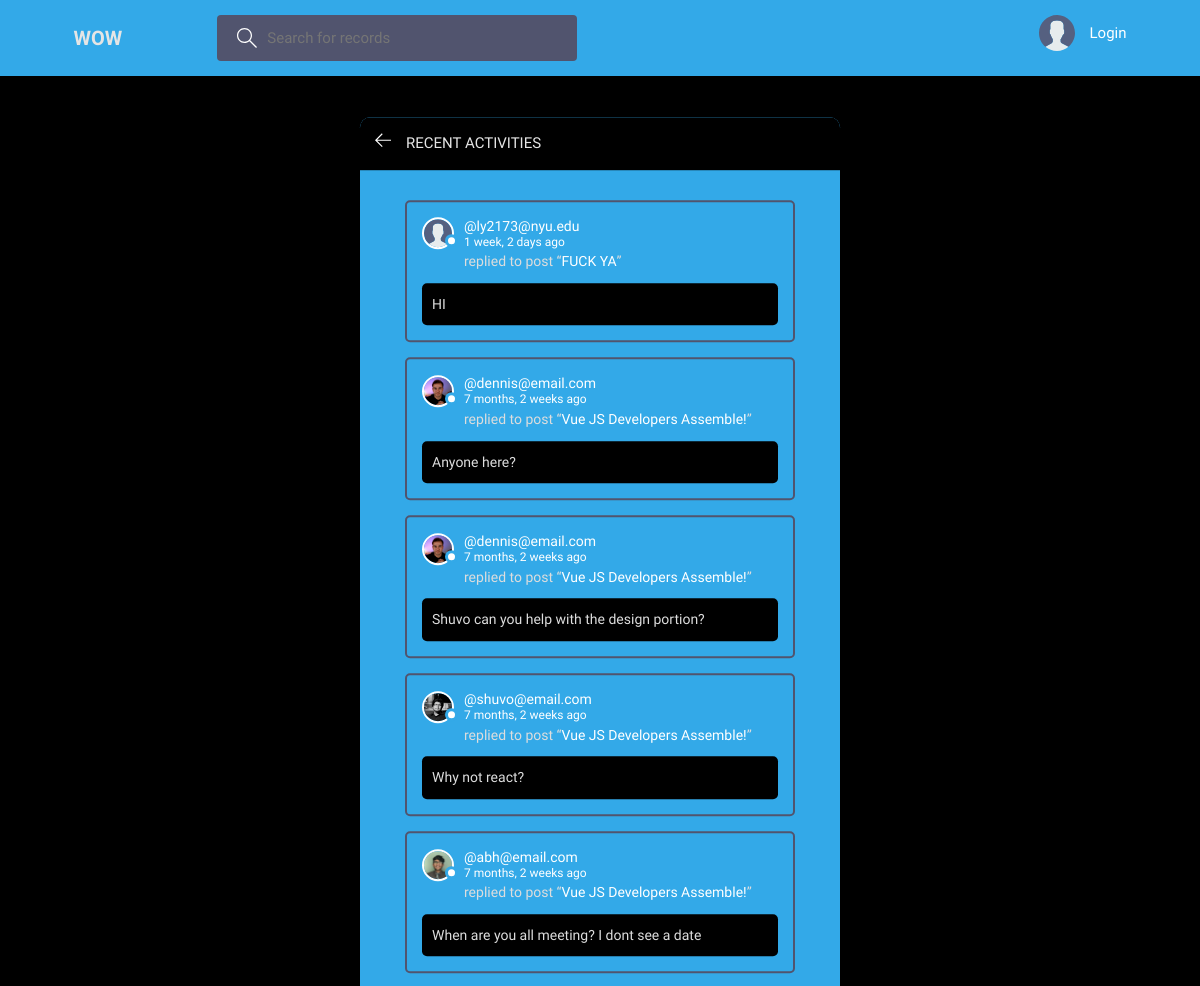
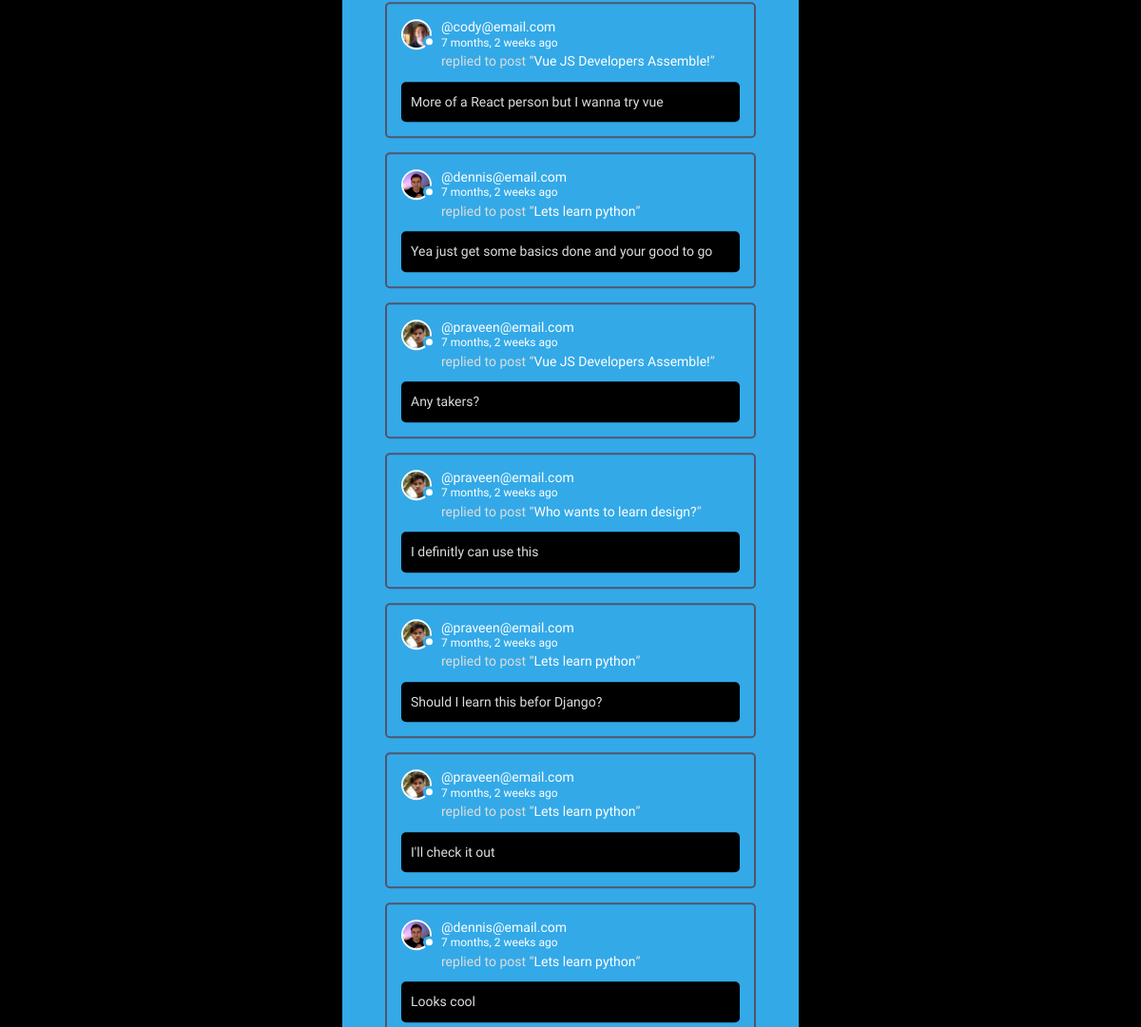
The page /activity/ on the database its author committed (2 pictures, top to bottom).
### base/models.py (models this page shows, shortened)
class Message(models.Model):
    user = models.ForeignKey(User, on_delete=models.CASCADE)
    room = models.ForeignKey(Room, on_delete=models.CASCADE)
    body = models.TextField()
    updated = models.DateTimeField(auto_now=True)
    created = models.DateTimeField(auto_now_add=True)
    class Meta:
        ordering = ['-updated', '-created']

class User(AbstractUser):
    name = models.CharField(max_length=200, null=True)
    email = models.EmailField(unique=True, null=True)
    bio = models.TextField(null=True)
    avatar = models.ImageField(null=True, default="avatar.svg")
    USERNAME_FIELD = 'email'
    REQUIRED_FIELDS = []

class Room(models.Model):
    host = models.ForeignKey(User, on_delete=models.SET_NULL, null=True)
    topic = models.ForeignKey(Topic, on_delete=models.SET_NULL, null=True)
    name = models.CharField(max_length=200)
    description = models.TextField(null=True, blank=True)
    participants = models.ManyToManyField(
        User, related_name='participants', blank=True)
    updated = models.DateTimeField(auto_now=True)
    created = models.DateTimeField(auto_now_add=True)
    class Meta:
        ordering = ['-updated', '-created']
    def __str__(self):
        return self.name

### base/views.py (the view)
# urls.py: path('activity/', views.activityPage, name="activity"),
def activityPage(request):
    room_messages = Message.objects.all()
    return render(request, 'base/activity.html', {'room_messages': room_messages})

### base/templates/base/activity.html (shortened to what this page needs)
{% extends 'main.html' %}
{% block content %}
<main class="layout">
  <div class="container">
    <div class="layout__box">
      <div class="layout__boxHeader">
        <div class="layout__boxTitle">
          <a href="{% url 'home' %}">
            <svg version="1.1" xmlns="http://www.w3.org/2000/svg" width="32" height="32" viewBox="0 0 32 32">
              <title>arrow-left</title>
              <path
                d="M13.723 2.286l-13.723 13.714 13.719 13.714 1.616-1.611-10.96-10.96h27.625v-2.286h-27.625l10.965-10.965-1.616-1.607z">
              </path>
              </path>
            </svg>
          </a>
          <h3>Recent Activities</h3>
        </div>
      </div>
      <div class="activities-page layout__body">
        {% for message in room_messages %}
        <div class="activities__box">
          <div class="activities__boxHeader roomListRoom__header">
            <a href="{% url 'user-profile' message.user.id %}" class="roomListRoom__author">
              <div class="avatar avatar--small">
                <img src="{{message.user.avatar.url}}" />
              </div>
              <p>
                @{{message.user}}
                <span>{{message.created|timesince}} ago</span>
              </p>
            </a>
          </div>
          <div class="activities__boxContent">
            <p>replied to post “<a href="{% url 'room' message.room.id %}">{{message.room}}</a>”</p>
            <div class="activities__boxRoomContent">
              {{message.body}}
            </div>
          </div>
        </div>
        {% endfor %}
      </div>
    </div>
  </div>
</main>
{% endblock content %}

### templates/main.html (shortened to what this page needs)
<!DOCTYPE html>
{% load static %}
<html lang="en">
<head>
    <link rel="stylesheet" href="{% static 'styles/style.css' %}" />
</head>
<body>
    {% include 'navbar.html' %}
    {% block content %}
    {% endblock %}
</body>
</html>

### templates/navbar.html (shortened to what this page needs)
{% load static %}
<header class="header header--loggedIn">
    <div class="container">
        <a href="{% url 'home' %}" class="header__logo">
            <h1>WOW</h1>
        </a>
        <form class="header__search" method="GET" action="{% url 'home' %}">
            <label>
                <input name="q" placeholder="Search for records" />
            </label>
        </form>
        <nav class="header__menu">
            {% if request.user.is_authenticated %}
            <div class="header__user">
                <a href="{% url 'update-user' %}">
                    <div class="avatar avatar--medium active">
                        <img src="{{request.user.avatar.url}}" />
                    </div>
                    <p>{{request.user.username}} <span>@{{request.user.username}}</span></p>
                </a>
                <button class="dropdown-button">
                    <svg version="1.1" xmlns="http://www.w3.org/2000/svg" width="32" height="32" viewBox="0 0 32 32">
                        <title>chevron-down</title>
                        <path d="M16 21l-13-13h-3l16 16 16-16h-3l-13 13z"></path>
                    </svg>
                </button>
            </div>
            {% else %}
            <a href="{% url 'login' %}">
                <img src="{% static 'images/avatar.svg' %}" />
                <p>Login</p>
            </a>
            {% endif %}
        </nav>
    </div>
</header>

### static/styles/style.css (style rules this page uses)
:root { --color-main: #ffffff; --color-main-light: #89a819; --color-dark: #33a9e8; --color-dark-medium: #51546e; --color-dark-light: #000000; --color-light: #e5e5e5; --color-gray: #ffffff; --color-light-gray: #dddddd; --color-bg: #000000; --color-success: #5dd693; --color-error: #ffffff; }
* { font-family:'Rammetto One', cursive; margin: 0; padding: 0; box-sizing: border-box; text-rendering: optimizeLegibility; font-size: inherit; }
html { font-size: 56.25%; }
@media only screen and (min-width: 1200px) { html { font-size: 62.5%; } }
body { line-height: 1.6; font-weight: 400; font-size: 1.5rem; color: var(--color-light-gray); background-color: var(--color-bg); min-height: 100vh; }
img { width: 100%; }
a { display: inline-block; color: var(--color-main); text-decoration: none; }
.container { max-width: 1000rem; width: 90%; line-height: 150%; margin: auto; }
.avatar { position: relative; display: inline-block; border-radius: 50%; border: 2px solid var(--color-main); }
.avatar img { display: block; border-radius: 50%; object-fit: cover; object-position: center; }
.avatar::after { content: ""; display: block; position: absolute; background-color: var(--color-gray); z-index: 111; border-radius: 50%; border: 0.3rem solid var(--color-dark); }
.avatar.avatar--small img { width: 2.8rem; height: 2.8rem; }
.avatar.avatar--small:after { width: 0.7rem; height: 0.7rem; bottom: 0px; right: -6px; }
.header { padding: 1.5rem; background-color: var(--color-dark); }
.header > .container { display: flex; gap: 9.5rem; }
.header__logo, .header__user { display: flex; gap: 2rem; align-items: center; }
.header__logo > h1 { font-weight: 700; font-size: 2rem; color: var(--color-light); }
.header__search > label { background-color: var(--color-dark-medium); padding: 1.3rem 1rem; display: flex; align-items: center; gap: 1rem; border-radius: 4px; }
.header__search svg { fill: var(--color-gray); width: 2rem; height: 2rem; margin-left: 1rem; }
.header__search input { width: 30rem; background: transparent; border: none; outline: none; color: var(--color-light); }
.header__menu { margin-left: auto; position: relative; }
.header__menu a { display: flex; gap: 1.5rem; align-items: center; font-weight: 500; text-decoration: none; color: var(--color-gray); }
.header__menu img { height: 3.6rem; }
.header__menu p { line-height: 1.2; }
.layout { margin-top: 2.4rem; }
.layout > .container { display: flex; justify-content: space-between; align-items: flex-start; }
.layout__box { width: 90%; max-width: 48rem; min-height: 40rem; position: absolute; top: 50%; left: 50%; transform: translate(-50%, -46%); background-color: var(--color-dark); border-radius: 1rem; box-shadow: 1px 1px 6px 3px rgba(0, 0, 0, 0.1); overflow: hidden; }
.layout__boxHeader { display: flex; padding: 1.5rem; background-color: var(--color-dark-light); }
.layout__boxTitle { display: flex; gap: 1.5rem; align-items: center; }
.layout__boxTitle h3 { text-transform: uppercase; font-weight: 500; color: var(--color-light); }
.layout__boxTitle svg { width: 1.6rem; height: 1.6rem; fill: var(--color-main); }
.layout__body { margin: 3rem; }
.roomListRoom__header { display: flex; justify-content: space-between; align-items: center; }
.roomListRoom__author { font-weight: 500; display: flex; align-items: center; gap: 1rem; }
.activities__box { margin: 1.5rem; padding: 1.5rem; border: 2px solid var(--color-dark-medium); border-radius: 5px; }
.activities__boxHeader p { font-size: 1.4rem; line-height: 1.3; }
.activities__boxHeader p span { color: var(--color-gray); font-size: 1.2rem; display: block; }
.activities__boxContent { margin-left: 4.2rem; }
.activities__boxContent { font-size: 1.4rem; }
.activities__boxRoomContent { background: var(--color-bg); padding: 1rem; border-radius: 5px; margin-top: 1rem; margin-left: -4.2rem; }

### rows shown on the page
Message: user.avatar (placeholder picture), user "ly2173@nyu.edu", created "1 week, 2 days", room "FUCK YA", body "HI"
Message: user.avatar (picture), user "dennis@email.com", created "7 months, 2 weeks", room "Vue JS Developers Assemble!", body "Anyone here?"
Message: user.avatar (picture), user "dennis@email.com", created "7 months, 2 weeks", room "Vue JS Developers Assemble!", body "Shuvo can you help with the design portion?"
Message: user.avatar (picture), user "shuvo@email.com", created "7 months, 2 weeks", room "Vue JS Developers Assemble!", body "Why not react?"
Message: user.avatar (picture), user "abh@email.com", created "7 months, 2 weeks", room "Vue JS Developers Assemble!", body "When are you all meeting? I dont see a date"
Message: user.avatar (picture), user "cody@email.com", created "7 months, 2 weeks", room "Vue JS Developers Assemble!", body "More of a React person but I wanna try vue"
Message: user.avatar (picture), user "dennis@email.com", created "7 months, 2 weeks", room "Lets learn python", body "Yea just get some basics done and your good to go"
Message: user.avatar (picture), user "praveen@email.com", created "7 months, 2 weeks", room "Vue JS Developers Assemble!", body "Any takers?"
Message: user.avatar (picture), user "praveen@email.com", created "7 months, 2 weeks", room "Who wants to learn design?", body "I definitly can use this"
Message: user.avatar (picture), user "praveen@email.com", created "7 months, 2 weeks", room "Lets learn python", body "Should I learn this befor Django?"
Message: user.avatar (picture), user "praveen@email.com", created "7 months, 2 weeks", room "Lets learn python", body "I'll check it out"
Message: user.avatar (picture), user "dennis@email.com", created "7 months, 2 weeks", room "Lets learn python", body "Looks cool"
